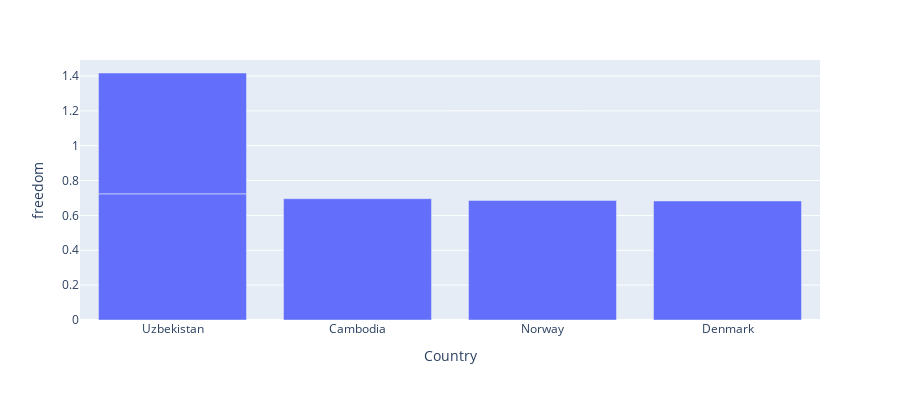

The notebook cell this image was saved under:
### Markdown cell above
#### 5.10 Which country supports its people freedom?

### Code cell
fig = px.bar(data.nlargest(5, 'freedom'), x='Country', y='freedom', height=400)
fig.show()

### Figure 1 — Plotly figure (JSON) as saved in the notebook; plotly's stock layout.template omitted (floating-point values rounded to 4 significant figures)
{"data": [{"alignmentgroup": "True", "hovertemplate": "Country=%{x}<br>freedom=%{y}<extra></extra>", "legendgroup": "", "marker": {"color": "#636efa", "pattern": {"shape": ""}}, "name": "", "offsetgroup": "", "orientation": "v", "showlegend": false, "textposition": "auto", "type": "bar", "x": ["Uzbekistan", "Cambodia", "Uzbekistan", "Norway", "Denmark"], "xaxis": "x", "y": [0.724, 0.696, 0.6933, 0.686, 0.683], "yaxis": "y"}], "layout": {"barmode": "relative", "height": 400, "legend": {"tracegroupgap": 0}, "margin": {"t": 60}, "xaxis": {"anchor": "y", "domain": [0, 1], "title": {"text": "Country"}}, "yaxis": {"anchor": "x", "domain": [0, 1], "title": {"text": "freedom"}}}}
